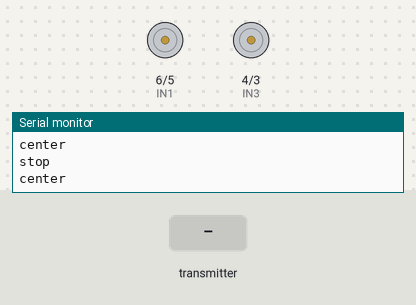
Simulated run of this sketch. Board: ESP32-S3. Shown: motor-driver pin pairs drawn as motors (green arrow = first pin HIGH = forward, orange = second pin HIGH = backward, longer = more drive, scaled by the enable pin), the last lines printed to the serial monitor. The test bench sets the inputs (shaded band).

Above: at 1.2 s.
1.3 s: the transmitter starts sending forward = 1
At 2.5 s:
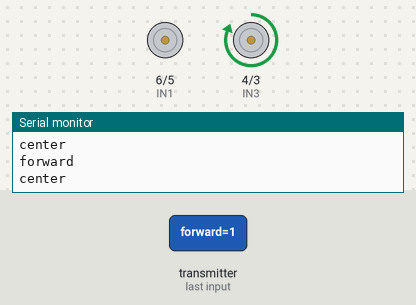
2.8 s: the transmitter starts sending left = 1
At 3.6 s:
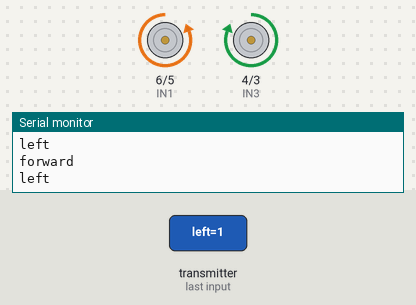
4.3 s: the transmitter starts sending forward = 0
At 5.5 s:
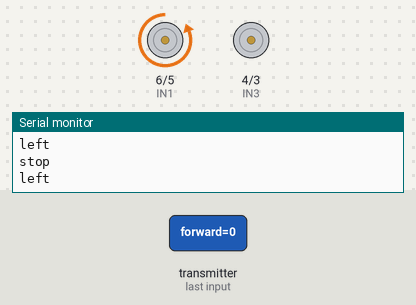
5.8 s: the transmitter starts sending backward = 1
At 7.0 s:
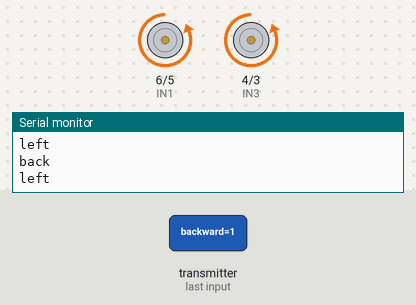
7.3 s: the transmitter starts sending backward = 0
At 7.9 s:
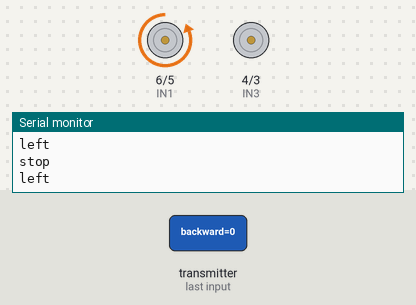
8.8 s: the transmitter starts sending left = 0
At 9.5 s:
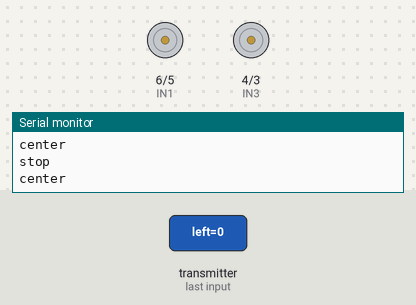
Timing chart, 0 to 11.3 s (numbered marks = the images above; inputs shaded):
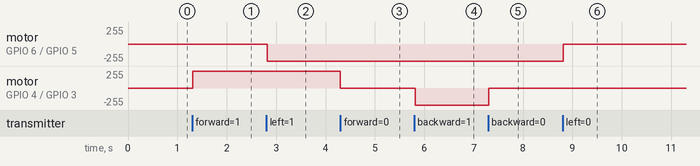

The sketch:

car.ino
```cpp
// (licence header left out)
#include <esp_now.h>
#include <WiFi.h>

// Structure example to receive data
// Must match the sender structure
typedef struct struct_message {
  bool forward;
  bool backward;
  bool left;
  bool right;
} struct_message;

// Create a struct_message called myData
struct_message myData;

#define ENA 7
#define IN1 6
#define IN2 5
#define IN3 4
#define IN4 3
#define ENB 2

unsigned long lastRecv = 0;

// callback function that will be executed when data is received
void OnDataRecv(const uint8_t *mac, const uint8_t *incomingData, int len) {
  lastRecv = millis();
  memcpy(&myData, incomingData, sizeof(myData));
  Serial.print("Bytes received: ");
  Serial.println(len);
  Serial.print("forward: ");
  Serial.println(myData.forward);
  Serial.print("backward: ");
  Serial.println(myData.backward);
  Serial.print("left: ");
  Serial.println(myData.left);
  Serial.print("right: ");
  Serial.println(myData.right);
  Serial.println();
}

void setup() {
  digitalWrite(ENA, LOW);
  digitalWrite(IN1, LOW);
  digitalWrite(IN2, LOW);
  digitalWrite(ENB, LOW);
  digitalWrite(IN3, LOW);
  digitalWrite(IN4, LOW);
  Serial.begin(9600);
  pinMode(ENB, OUTPUT);
  pinMode(IN1, OUTPUT);
  pinMode(IN2, OUTPUT);
  pinMode(IN3, OUTPUT);
  pinMode(IN4, OUTPUT);
  pinMode(ENA, OUTPUT);
  // Set device as a Wi-Fi Station
  WiFi.mode(WIFI_STA);

  // Init ESP-NOW
  if (esp_now_init() != ESP_OK) {
    Serial.println("Error initializing ESP-NOW");
    return;
  }

  // Once ESPNow is successfully Init, we will register for recv CB to
  // get recv packer info
  esp_now_register_recv_cb(esp_now_recv_cb_t(OnDataRecv));

  stop();
  center();
}
void loop() {
  if (millis() - lastRecv > 500) {
    stop();
    center();
  } else {
    if (myData.forward) {
      forward();
    } else if (myData.backward) {
      back();
    } else {
      stop();
    }
    if (myData.left) {
      left();
    } else if (myData.right) {
      right();
    } else {
      center();
    }
  }
  delay(20);
}

void test() {
  Serial.println("starting test");
  forward();
  delay(1000);
  stop();
  delay(500);
  back();
  delay(1000);
  stop();
  right();
  delay(500);
  left();
  delay(500);
  center();
  Serial.println("ending test");
}

void forward() {
  digitalWrite(ENB, HIGH);
  digitalWrite(IN3, HIGH);
  digitalWrite(IN4, LOW);
  Serial.println("forward");
}
void back() {
  digitalWrite(ENB, HIGH);
  digitalWrite(IN3, LOW);
  digitalWrite(IN4, HIGH);
  Serial.println("back");
}
void stop() {
  digitalWrite(ENB, LOW);
  Serial.println("stop");
}
void right() {
  digitalWrite(ENA, HIGH);
  digitalWrite(IN1, HIGH);
  digitalWrite(IN2, LOW);
  Serial.println("right");
}
void left() {
  digitalWrite(ENA, HIGH);
  digitalWrite(IN1, LOW);
  digitalWrite(IN2, HIGH);
  Serial.println("left");
}
void center() {
  digitalWrite(ENA, LOW);
  Serial.println("center");
}
```

Measured:
- after the input at 1.3 s, motor on GPIO 4 (IN3) / GPIO 3 (IN4): stopped → forward 255/255 at once
- after the input at 2.8 s, motor on GPIO 6 (IN1) / GPIO 5 (IN2): stopped → backward 255/255 at once
- after the input at 4.3 s, motor on GPIO 4 (IN3) / GPIO 3 (IN4): forward 255/255 → stopped at once
- after the input at 5.8 s, motor on GPIO 4 (IN3) / GPIO 3 (IN4): stopped → backward 255/255 at once
- after the input at 7.3 s, motor on GPIO 4 (IN3) / GPIO 3 (IN4): backward 255/255 → stopped at once
- after the input at 8.8 s, motor on GPIO 6 (IN1) / GPIO 5 (IN2): backward 255/255 → stopped at once
